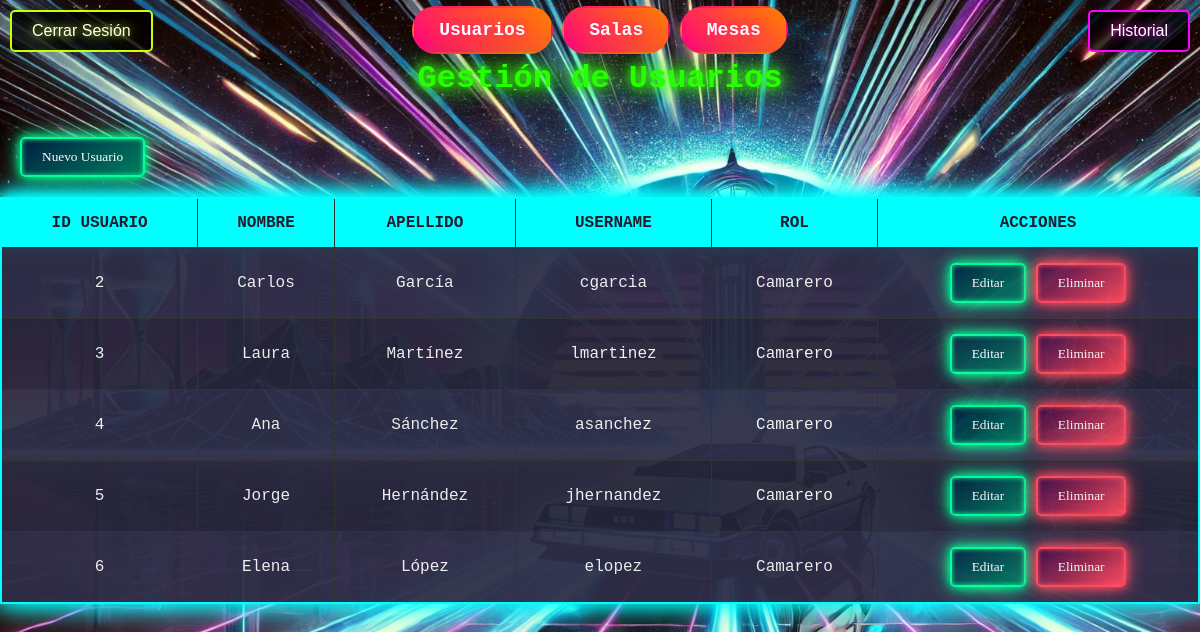
/Paginas/Admin/administracion.php?login=success (signed in), run on an earlier commit of the app's database.
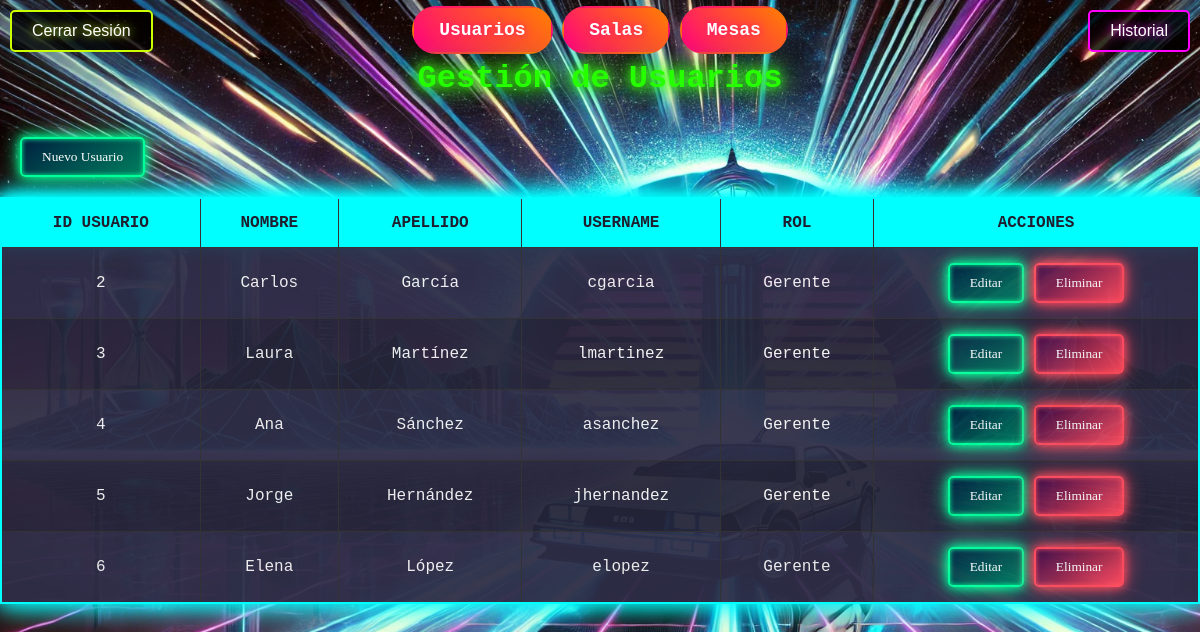
And on a later commit of the database.
### tables this page shows
CREATE TABLE tbl_user(
    id_user INT NOT NULL AUTO_INCREMENT PRIMARY KEY,
    name VARCHAR(30) NOT NULL,
    surname VARCHAR(30) NOT NULL,
    username VARCHAR(30) NOT NULL,
    user_pwd CHAR(64) NOT NULL,
    rol_user INT NOT NULL
);

CREATE TABLE roles(
    id_rol INT NOT NULL AUTO_INCREMENT PRIMARY KEY,
    nombre_rol VARCHAR(20) NOT NULL
);

### Paginas/Admin/administracion.php (the view, shortened to what this page needs)
<?php
if (!isset($_SESSION["adminID"])) {
    header('Location: ../../index.php?error=nosesion');
    exit();
} else {
    $id_user = $_SESSION["adminID"];
}
require_once "../../Procesos/conection.php";
$vista = isset($_GET['vista']) ? $_GET['vista'] : 'usuarios';
?>
<!DOCTYPE html>
<html lang="en">
<head>
    <link rel="stylesheet" href="../../CSS/estilos-crud.css">
</head>
<body>
    <a href='../../Procesos/destruir.php'><button class='logout'>Cerrar Sesión</button></a>
    <a href="../Camarero/historial.php"><button type="button" class="back">Historial</button></a>
    <div class="botones">
        <a href="?vista=usuarios">Usuarios</a>
        <a href="?vista=salas">Salas</a>
        <a href="?vista=mesas">Mesas</a>
    </div>
    <?php if ($vista === 'usuarios'): ?>
        <h2>Gestión de Usuarios</h2>
        <a href='./new_user.php'><button class='new'>Nuevo Usuario</button></a>
        <table>
            <thead>
                <tr>
                    <th>ID Usuario</th>
                    <th>Nombre</th>
                    <th>Apellido</th>
                    <th>Username</th>
                    <th>Rol</th>
                    <th>Acciones</th>
                </tr>
            </thead>
            <tbody>
            <?php
            $sql = "SELECT tbl_user.id_user, tbl_user.name, tbl_user.surname, tbl_user.username, roles.nombre_rol
                    FROM tbl_user
                    INNER JOIN roles ON tbl_user.rol_user = roles.id_rol
                    WHERE tbl_user.id_user != :current_user -- Excluir al user actual
                    ORDER BY tbl_user.id_user;";
            $stmt = $conn->prepare($sql);
            $stmt->bindParam(':current_user', $id_user, PDO::PARAM_INT);
            $stmt->execute();
            $usuarios = $stmt->fetchAll();
            if (count($usuarios) > 0) {
                foreach ($usuarios as $row) {
                    echo "<tr>";
                    echo "<td>{$row['id_user']}</td>";
                    echo "<td>{$row['name']}</td>";
                    echo "<td>{$row['surname']}</td>";
                    echo "<td>{$row['username']}</td>";
                    echo "<td>{$row['nombre_rol']}</td>";
                    echo "<td>
                            <a href='./edit_user.php?id={$row['id_user']}'><button class='btn'>Editar</button></a>
                            <a href='../../Procesos/delete_user.php?id={$row['id_user']}'><button class='btn-delete'>Eliminar</button></a>
                        </td>";
                    echo "</tr>";
                }
            } else {
                echo "<tr><td colspan='6'>No hay usuarios registrados.</td></tr>";
            }
            ?>
            </tbody>
        </table>
    <?php endif; ?>
</body>
</html>

### CSS/estilos-crud.css (style rules this page uses)
body { font-family: 'Courier New', Courier, monospace; background-image: url(../CSS/img/Fondo/e3617fb7-7db9-4c1d-abf6-f05a660bcdee.webp); background-size: cover; background-repeat: no-repeat; background-attachment: fixed; color: #f5f5f5; margin: 0; padding: 0; }
h2 { text-align: center; font-size: 32px; font-family: 'Courier New', Courier, monospace; color: #26ff00; text-shadow: 0 0 10px #39ff14, 0 0 20px #39ff14, 0 0 30px #39ff14; margin: 20px 0; }
table { width: 100%; border-collapse: collapse; border: 2px solid #0ff; box-shadow: 0 0 20px #0ff, 0 0 30px #0ff; }
th, td { border: 1px solid #333; padding: 15px; text-align: center; font-size: 16px; }
th { background-color: #0ff; color: #1e1e2f; text-transform: uppercase; font-weight: bold; box-shadow: 0 0 10px #0ff, 0 0 20px #0ff; }
td { background-color: #2e2e47; opacity: 0.95; color: #f5f5f5; }
tr:nth-child(even) td { background-color: #252539; }
.new { font-family: 'Press Start 2P', cursive; display: inline-block; padding: 10px 20px; color: #fff; text-decoration: none; border: 2px solid #00ff99; border-radius: 5px; background: linear-gradient(145deg, #001f3f, #007f5f); box-shadow: 0 0 10px #00ff99, 0 0 20px #00ff99, inset 0 0 5px #00ff99; transition: all 0.3s ease-in-out; margin: 20px; }
.botones { text-align: center; margin: 20px; }
.botones a { padding: 12px 25px; background: linear-gradient(45deg, #ff0080, #ff8000); color: white; text-decoration: none; border-radius: 25px; font-size: 18px; font-weight: bold; text-shadow: 0 0 10px #ff0080, 0 0 20px #ff8000; border: 2px solid transparent; transition: all 0.3s ease-in-out; }
.btn { font-family: 'Press Start 2P', cursive; display: inline-block; padding: 10px 20px; color: #fff; text-decoration: none; border: 2px solid #00ff99; border-radius: 5px; background: linear-gradient(145deg, #001f3f, #007f5f); box-shadow: 0 0 10px #00ff99, 0 0 20px #00ff99, inset 0 0 5px #00ff99; transition: all 0.3s ease-in-out; }
.btn-delete { font-family: 'Press Start 2P', cursive; display: inline-block; padding: 10px 20px; color: #fff; text-decoration: none; border: 2px solid #ff4b5c; border-radius: 5px; background: linear-gradient(145deg, #3b0a45, #ff4b5c); box-shadow: 0 0 10px #ff4b5c, 0 0 20px #ff4b5c, inset 0 0 5px #ff4b5c; transition: all 0.3s ease-in-out; }
.logout { position: absolute; top: 10px; left: 10px; padding: 10px 20px; font-size: 16px; color: #fff; background-color: rgba(0, 0, 0, 0.8); border: 2px solid #CCFF00; border-radius: 5px; cursor: pointer; transition: background-color 0.3s, transform 0.2s; text-shadow: 0 0 10px #CCFF00; }
.back { position: absolute; top: 10px; right: 10px; padding: 10px 20px; font-size: 16px; color: #fff; background-color: rgba(0, 0, 0, 0.8); border: 2px solid #ff00ff; border-radius: 5px; cursor: pointer; transition: background-color 0.3s, transform 0.2s; text-shadow: 0 0 10px #ff00ff; }

What changed in the data, as far as the page shows it:
changed through a linked row, tbl_user "Carlos": rol_user.nombre_rol "Camarero" → "Gerente"
changed through a linked row, tbl_user "Laura": rol_user.nombre_rol "Camarero" → "Gerente"
changed through a linked row, tbl_user "Ana": rol_user.nombre_rol "Camarero" → "Gerente"
changed through a linked row, tbl_user "Jorge": rol_user.nombre_rol "Camarero" → "Gerente"
changed through a linked row, tbl_user "Elena": rol_user.nombre_rol "Camarero" → "Gerente"
